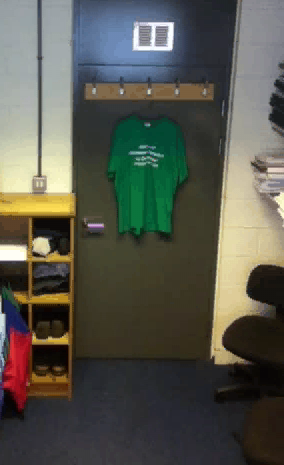
//> input picture 0.png, 284 x 465 px, given in place of Door4.avi, which was not available
$ ./main   (built with g++ and OpenCV 4)
//> lines starting //> are read from the running program, lines starting //| are printed output that depends on the picture; after the words box and inside, x2 and y2 are one past the last pixel; in counts of white or black regions, pixels touching at a corner belong together; pictures that were not available may be replaced by others from this repository, and a replacement may not be noted
/*
 * This code is provided as part of "A Practical Introduction to Computer Vision with OpenCV"
 * by Kenneth Dawson-Howe © Wiley & Sons Inc. 2014.  All rights reserved.
 */
#include "Utilities.h"
#include "opencv2\features2d.hpp"
#include <iostream>
#include <fstream>

#define first 0
#define second 1
#define third 2
#define fourth 3

static const char* videos[] = {
	"Media/Door1.avi",
	"Media/Door2.avi",
	"Media/Door3.avi",
	"Media/Door4.avi"
};

// Ground Truth
// Door location (TL, TR, BL, BR); First open-close; Second open-close
// (77,65), (225,67), (76,358), (205,359);	94-211; 373-490
// (77,65), (225,67), (75,358), (205,359);	71-184;	339-460
// (221,264), (573,265), (221,1035), (559,1040); 153-251; 380-492
// (221,264), (573,265), (221,1035), (559,1040); 134-230; 311-432

const Point door_1_tl(77, 65);
const Point door_1_br(205, 359);
const Point door_2_tl(77, 65);
const Point door_2_br(205, 359);
const Point door_3_tl(221, 264);
const Point door_3_br(559, 1040);
const Point door_4_tl(221, 264);
const Point door_4_br(559, 1040);

int f_open = -1, f_close = -1, s_open = -1, s_close = -1;
bool firstEvent = false, secondEvent = false;

// [29 lines left out: functions saveImage, saveImage, getAngle, calcAngle, not called in this run]

bool isHorizontal(float angle) {
	return (angle > -5 && angle < 5) || (angle > 175 && angle < 185);
}

bool isVertical(float angle) {
	return (angle > 85 && angle < 95) || (angle > -95 && angle < -85);
}

bool isSkewed(float angle) {
	return (angle > -45 && angle < 0);
}

// check if two points are within 25 pixels
// [5 lines left out: function tolerance, not called in this run]

Point interpolate(Point p1, Point p2) {
	return Point((p1.x + p2.x) / 2, (p1.y + p2.y) / 2);
}

// [143 lines left out: functions equaliseLighting, detectDoor, not called in this run]

void CompareRecognitionResults(Mat& locations_found, Mat& ground_truth) {
	double precision, recall, accuracy, specificity, dice_coeff;

	CV_Assert(locations_found.type() == CV_8UC1);
	CV_Assert(ground_truth.type() == CV_8UC1);
	int false_positives = 0;
	int false_negatives = 0;
	int true_positives = 0;
	int true_negatives = 0;
	for (int row = 0; row < ground_truth.rows; row++) {
		for (int col = 0; col < ground_truth.cols; col++) {
			uchar result = locations_found.at<uchar>(row, col);
			uchar gt = ground_truth.at<uchar>(row, col);
			if (gt > 0)
				if (result > 0)
					true_positives++;
				else false_negatives++;
			else if (result > 0)
				false_positives++;
			else true_negatives++;
		}
	}

	precision = ((double)true_positives) / ((double)(true_positives + false_positives));
	recall = ((double)true_positives) / ((double)(true_positives + false_negatives));
	accuracy = ((double)(true_positives + true_negatives)) / ((double)(true_positives + false_positives + true_negatives + false_negatives));
	specificity = ((double)true_negatives) / ((double)(false_positives + true_negatives));
	dice_coeff = 2.0*precision*recall / (precision + recall);

	cout << "Precision: " << precision << endl;
	cout << "Recall: " << recall << endl;
	cout << "Accuracy: " << accuracy << endl;
	cout << "Specificity: " << specificity << endl;
	cout << "Dice Coeff: " << dice_coeff << endl;
}

void metrics(VideoCapture video, int element) {
	video.set(CV_CAP_PROP_POS_FRAMES, 0);

	Mat src;
	video >> src;

	Mat groundTruth(src.rows, src.cols, CV_8UC1);
	Mat roi(src.rows, src.cols, CV_8UC1);
	groundTruth.setTo(0);
	roi.setTo(0);

	switch (element) {
	case 0:
		cv::rectangle(groundTruth, door_1_tl, door_1_br, Scalar(255, 255, 255), CV_FILLED);
		cv::rectangle(roi, Point(70, 62), Point(221, 358), Scalar(255, 255, 255), CV_FILLED);
		break;
	case 1:
		cv::rectangle(groundTruth, door_2_tl, door_2_br, Scalar(255, 255, 255), CV_FILLED);
		cv::rectangle(roi, Point(68, 63), Point(216, 350), Scalar(255, 255, 255), CV_FILLED);
		break;
	case 2:
		cv::rectangle(groundTruth, door_3_tl, door_3_br, Scalar(255, 255, 255), CV_FILLED);
		cv::rectangle(roi, Point(211, 273), Point(541, 1033), Scalar(255, 255, 255), CV_FILLED);
		break;
	case 3:
		cv::rectangle(groundTruth, door_4_tl, door_4_br, Scalar(255, 255, 255), CV_FILLED);
		cv::rectangle(roi, Point(208, 276), Point(541, 1035), Scalar(255, 255, 255), CV_FILLED);
		break;
	default:
		break;
	}
	CompareRecognitionResults(roi, groundTruth);

	imshow("GT", groundTruth);
	imshow("ROI", roi);
}

void findDoor(int element) {
	std::string filename(videos[element]);

	VideoCapture video(filename);
	metrics(video, element);
//> in metrics, src is the input picture: 465 rows x 284 cols, CV_8UC3; mean B, G, R 77, 87, 86.5
//> in metrics, `cv::rectangle(groundTruth, door_4_tl, door_4_br, Scalar(255, 255, 255)..`:
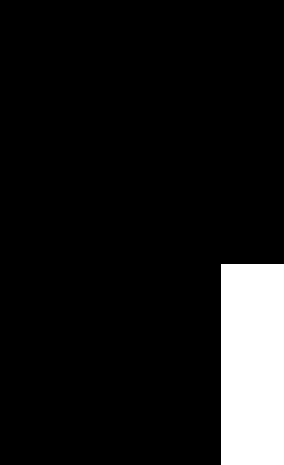
//> groundTruth: 465 rows x 284 cols, CV_8UC1; 9.6% white; 1 white region, box (x1, y1, x2, y2) and area: (221, 264, 284, 465) 12663
//> in metrics, `cv::rectangle(roi, Point(208, 276), Point(541, 1035), Scalar(255, 255,..`:
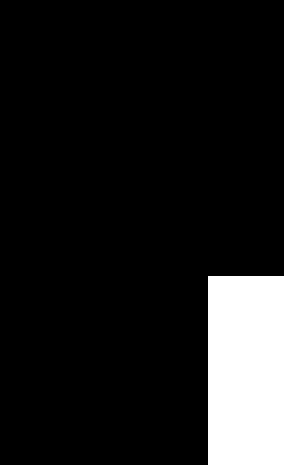
//> roi: 465 rows x 284 cols, CV_8UC1; 10.9% white; 1 white region, box (x1, y1, x2, y2) and area: (208, 276, 284, 465) 14364
//| Precision: 0.828947
//| Recall: 0.940299
//| Accuracy: 0.97567
//| Specificity: 0.979422
//| Dice Coeff: 0.881119
	//detectDoor(video, element);
	video.release();

	while (cv::waitKey() != 27) {}
//> the 'q' key is pressed
//> the 'Q' key is pressed
}

int main(int argc, const char** argv) {
	findDoor(3);
	return 0;
}

$ run again, on 2.png
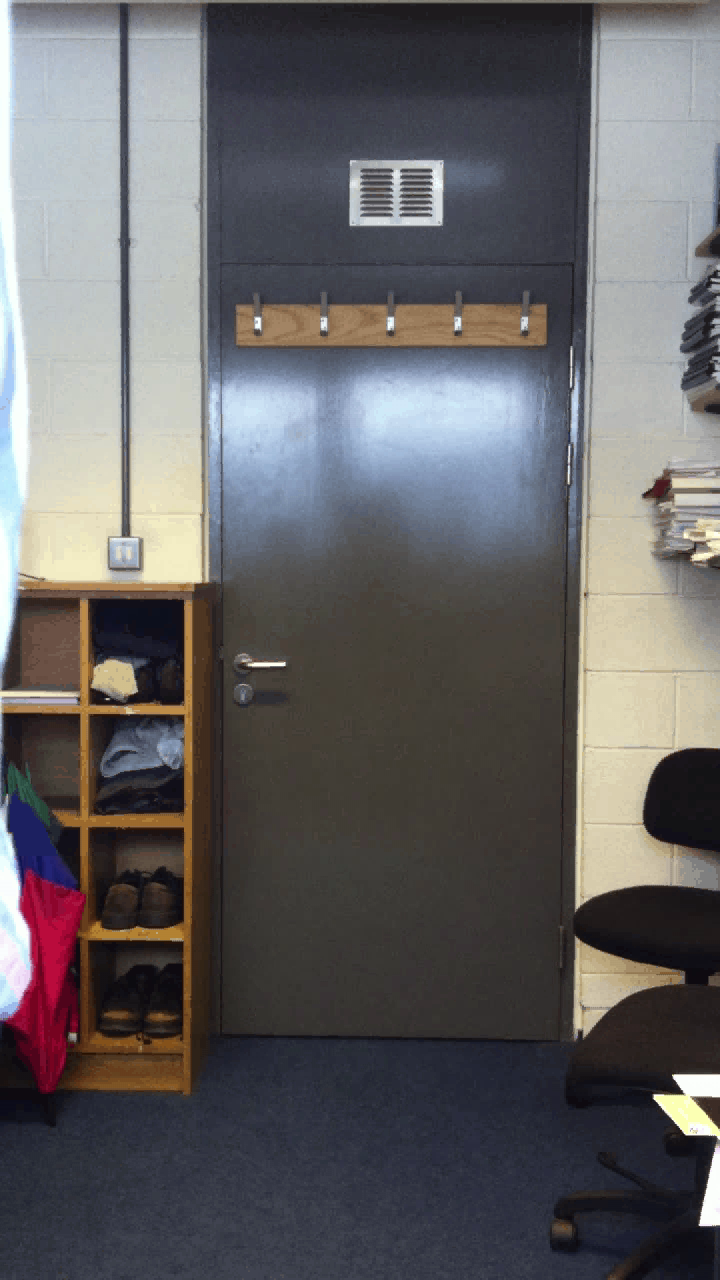
//> input picture 2.png, 720 x 1280 px, given in place of Door4.avi, which was not available
//> in metrics, src is the input picture: 1280 rows x 720 cols, CV_8UC3; mean B, G, R 99.6, 98.3, 100.4
//> in metrics, `cv::rectangle(groundTruth, door_4_tl, door_4_br, Scalar(255, 255, 255)..`:
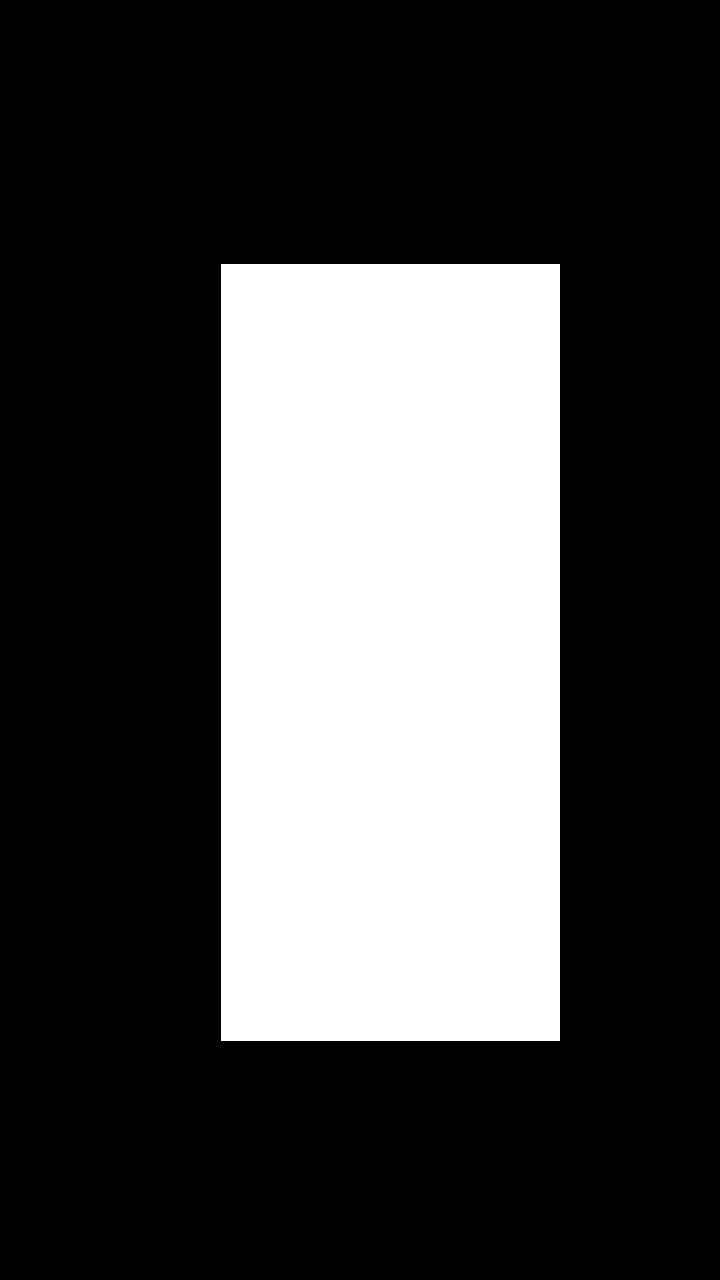
//> groundTruth: 1280 rows x 720 cols, CV_8UC1; 28.6% white; 1 white region, box (x1, y1, x2, y2) and area: (221, 264, 560, 1041) 263403
//> in metrics, `cv::rectangle(roi, Point(208, 276), Point(541, 1035), Scalar(255, 255,..`:
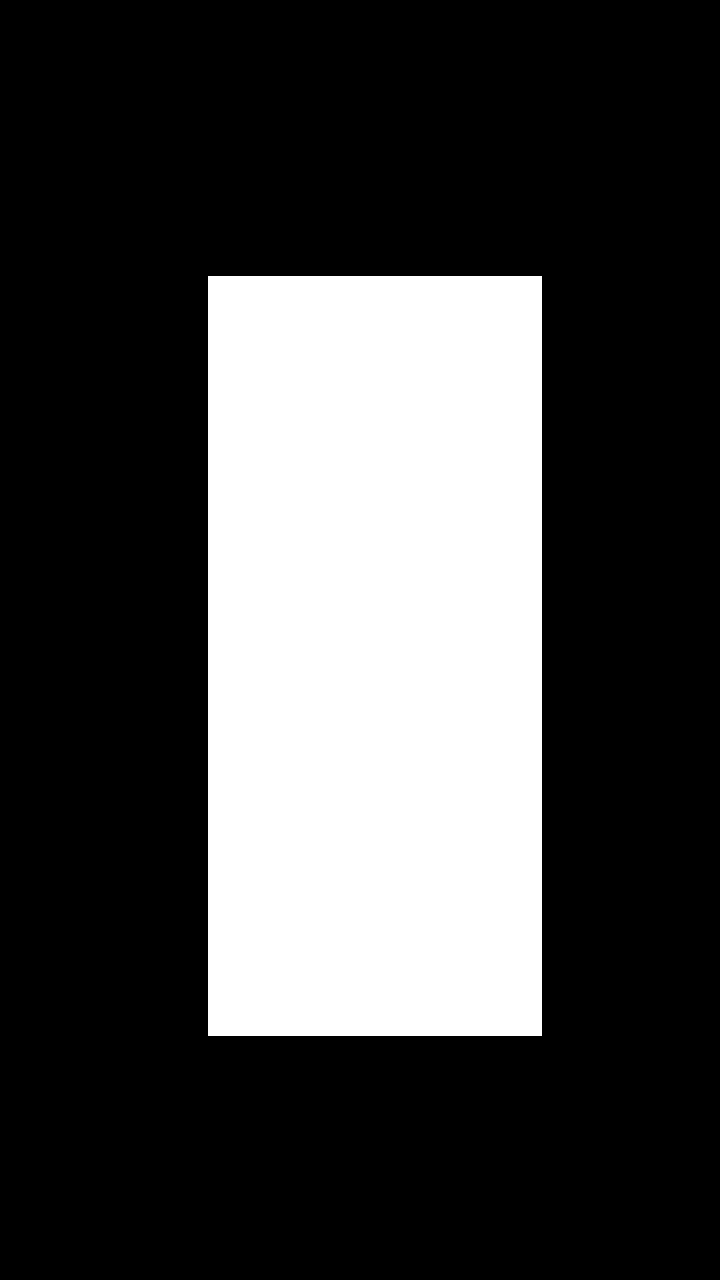
//> roi: 1280 rows x 720 cols, CV_8UC1; 27.5% white; 1 white region, box (x1, y1, x2, y2) and area: (208, 276, 542, 1036) 253840
//| Precision: 0.961078
//| Recall: 0.926185
//| Accuracy: 0.968183
//| Specificity: 0.984989
//| Dice Coeff: 0.943309
